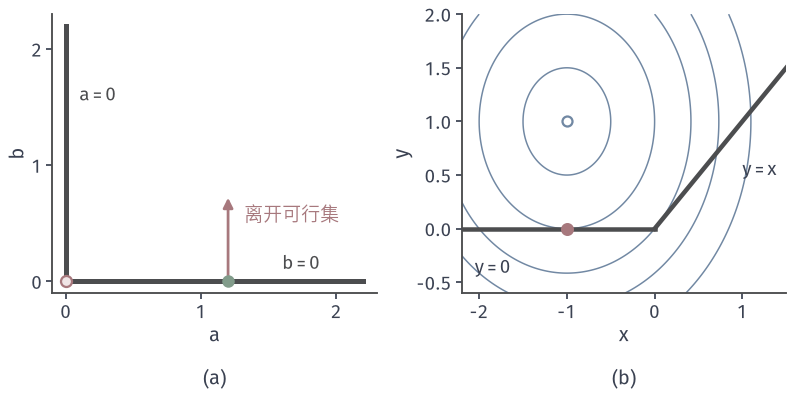

This chart was generated by the following Python code:
from pathlib import Path
import sys
sys.path.insert(0, str(Path(__file__).resolve().parents[1]/"bilevel-common"))
from bilevel_core import *
# (a) a>=0,b>=0,ab=0. (b) inner min .5(y-x)^2 s.t. y>=0; graph y=max(x,0), outer F=.5(x+1)^2+.5(y-1)^2.
fig, axs = figure(width_mm=112, height_mm=56, ncols=2)
ax=axs[0]
ax.plot([0,2.2],[0,0],color=ACTIVE,lw=2,clip_on=False); ax.plot([0,0],[0,2.2],color=ACTIVE,lw=2,clip_on=False)
ax.annotate('',xy=(1.2,.72),xytext=(1.2,0),arrowprops=dict(arrowstyle='-|>',color=RED,lw=1.1,shrinkA=0,shrinkB=0))
ax.plot([1.2],[0],'o',color=GREEN,ms=4,zorder=6,clip_on=False)
ax.plot([0],[0],'o',color=RED,mfc=RED_FILL,mec=RED,mew=.9,ms=4.4,zorder=6,clip_on=False)
ax.text(1.32,.52,'离开可行集',color=RED,fontsize=7.5); ax.text(.1,1.55,'$a=0$',fontsize=7.5,color=ACTIVE); ax.text(1.6,.1,'$b=0$',fontsize=7.5,color=ACTIVE)
clean(ax,(-.1,2.3),(-.1,2.3),'$a$','$b$'); ax.set_xticks([0,1,2]); ax.set_yticks([0,1,2]); tag(ax,'(a)',-.27)
ax=axs[1]
X,Y=np.meshgrid(np.linspace(-2.2,1.5,200),np.linspace(-.6,2,200))
ax.contour(X,Y,.5*(X+1)**2+.5*(Y-1)**2,levels=[.125,.5,1.,1.5,2.2],colors=BLUE,linewidths=.6)
ax.plot([-2.2,0],[0,0],color=ACTIVE,lw=1.8); ax.plot([0,1.5],[0,1.5],color=ACTIVE,lw=1.8)
ax.plot([-1],[0],'o',color=RED,ms=4.2,zorder=6)
ax.plot([-1],[1],'o',mfc='white',mec=BLUE,mew=.9,ms=4,zorder=6)
ax.text(1.0,.5,'$y=x$',color=INK,fontsize=7.5); ax.text(-2.05,-.42,'$y=0$',color=INK,fontsize=7.5)
clean(ax,(-2.2,1.5),(-.6,2),'$x$','$y$'); tag(ax,'(b)',-.27)
save(fig, Path(__file__).resolve().parent, 'figure', {'F':'.5(x+1)^2+.5(y-1)^2'})
